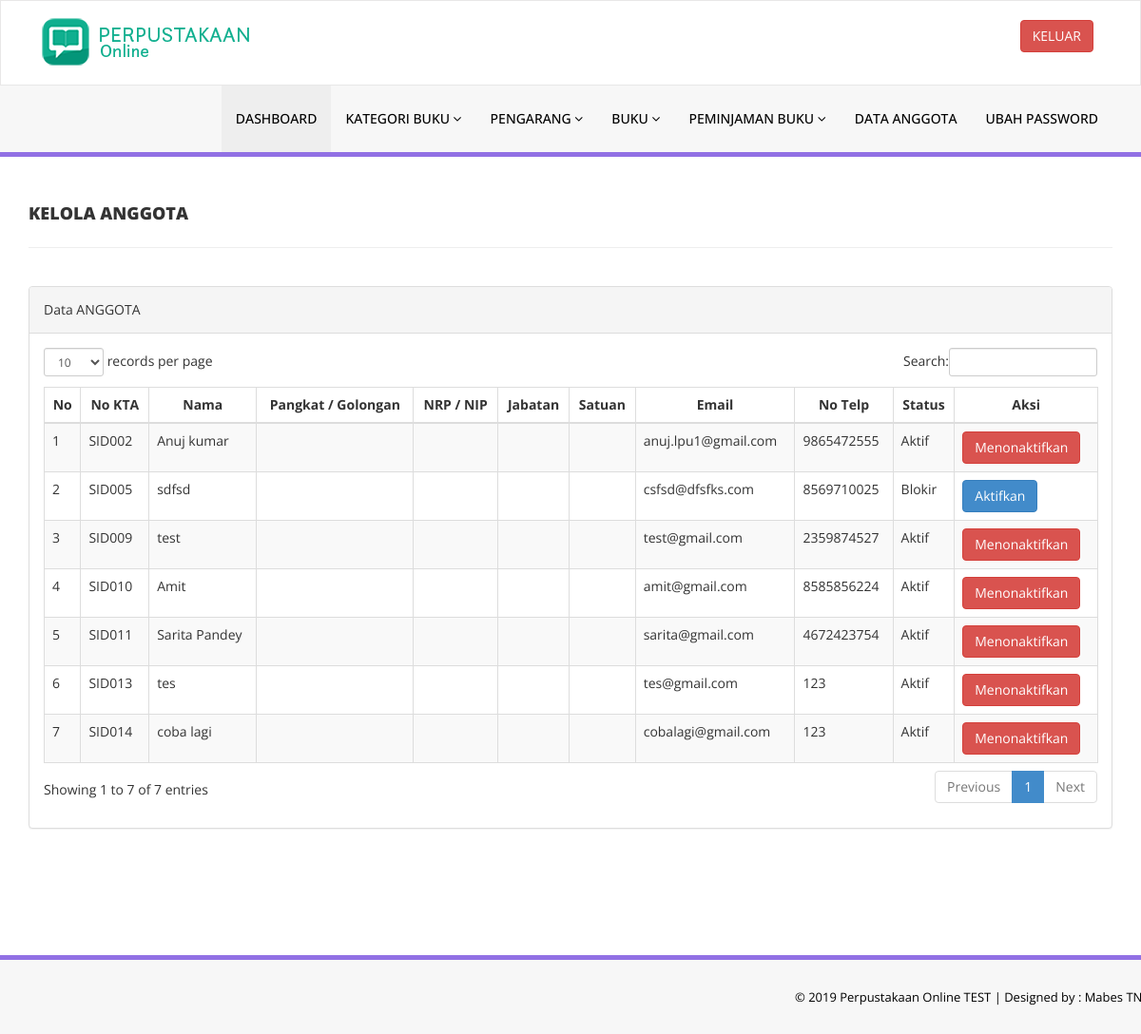
/admin/reg-students.php (signed in), run on an earlier commit of the app's database.
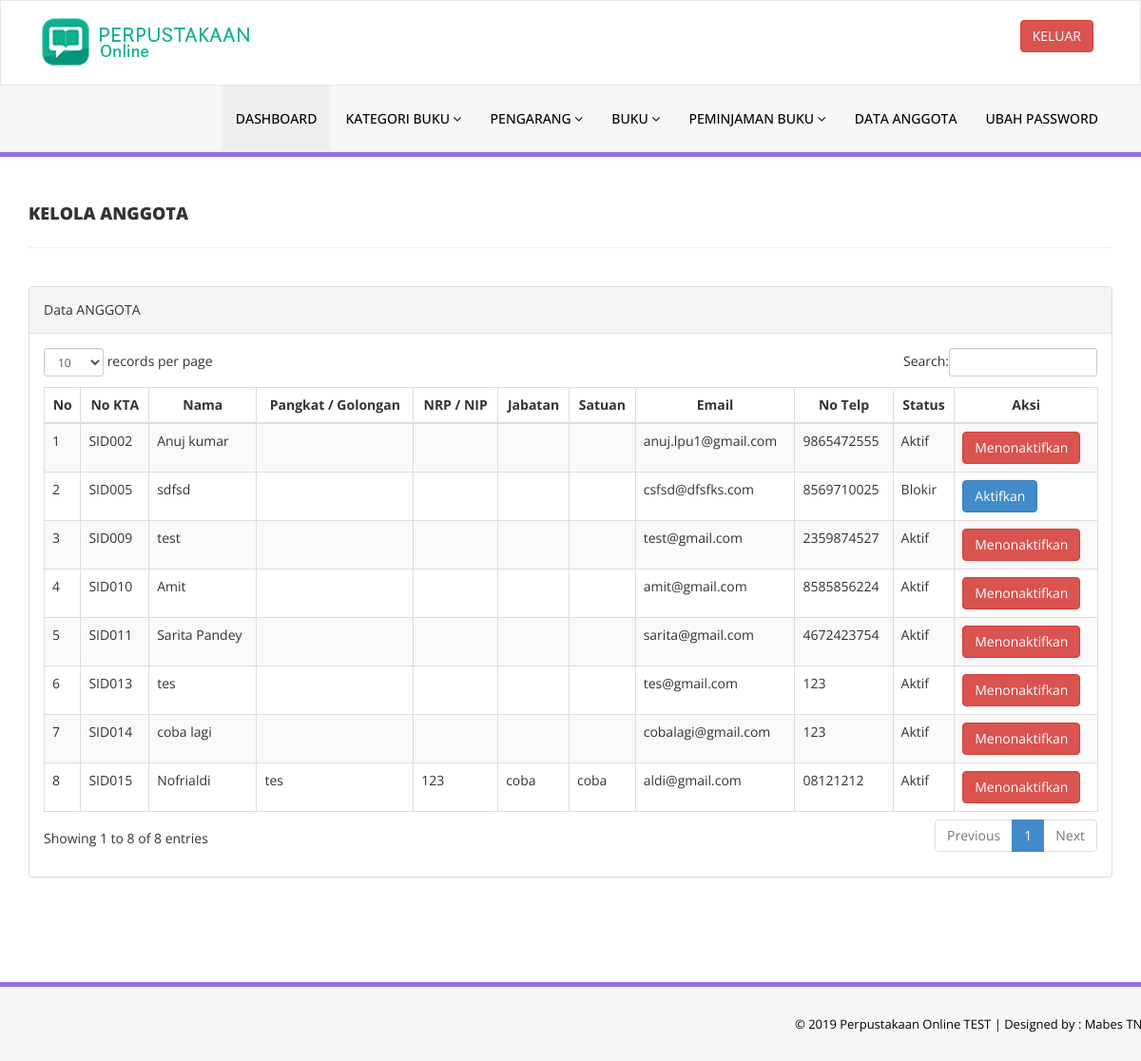
And on a later commit of the database.
### tables this page shows
CREATE TABLE `tblstudents` (
  `id` int(11) NOT NULL,
  `StudentId` varchar(100) DEFAULT NULL,
  `FullName` varchar(120) DEFAULT NULL,
  `EmailId` varchar(120) DEFAULT NULL,
  `MobileNumber` char(11) DEFAULT NULL,
  `Password` varchar(120) DEFAULT NULL,
  `Status` int(1) DEFAULT NULL,
  `RegDate` timestamp NULL DEFAULT CURRENT_TIMESTAMP,
  `UpdationDate` timestamp NULL DEFAULT NULL ON UPDATE CURRENT_TIMESTAMP,
  `Pangkat` varchar(255) DEFAULT NULL,
  `NRP` varchar(255) DEFAULT NULL,
  `Jabatan` varchar(255) DEFAULT NULL,
  `Satuan` varchar(255) DEFAULT NULL
);

### admin/reg-students.php (the view, shortened to what this page needs)
<?php
include('includes/config.php');
if(strlen($_SESSION['alogin'])==0)
    {
header('location:index.php');
}
else{
    ?>
<!DOCTYPE html>
<html xmlns="http://www.w3.org/1999/xhtml">
<head>
    <link href="assets/css/bootstrap.css" rel="stylesheet" />
    <link href="assets/css/font-awesome.css" rel="stylesheet" />
    <link href="assets/js/dataTables/dataTables.bootstrap.css" rel="stylesheet" />
    <link href="assets/css/style.css" rel="stylesheet" />
</head>
<body>
<?php include('includes/header.php');?>
    <div class="content-wrapper">
         <div class="container">
        <div class="row pad-botm">
            <div class="col-md-12">
                <h4 class="header-line">Kelola Anggota</h4>
    </div>
        </div>
            <div class="row">
                <div class="col-md-12">
                    <div class="panel panel-default">
                        <div class="panel-heading">
                          Data ANGGOTA
                        </div>
                        <div class="panel-body">
                            <div class="table-responsive">
                                <table class="table table-striped table-bordered table-hover" id="dataTables-example">
                                    <thead>
                                        <tr>
                                            <th style="text-align: center;">No</th>
                                            <th style="text-align: center;">No KTA</th>
                                            <th style="text-align: center;">Nama</th>
                                            <th style="text-align: center;">Pangkat / Golongan</th>
                                            <th style="text-align: center;">NRP / NIP</th>
                                            <th style="text-align: center;">Jabatan</th>
                                            <th style="text-align: center;">Satuan</th>
                                            <th style="text-align: center;">Email </th>
                                            <th style="text-align: center;">No Telp</th>
                                            <th style="text-align: center;">Status</th>
                                            <th style="text-align: center;">Aksi</th>
                                        </tr>
                                    </thead>
                                    <tbody>
<?php $sql = "SELECT * from tblstudents";
$query = $dbh -> prepare($sql);
$query->execute();
$results=$query->fetchAll(PDO::FETCH_OBJ);
$cnt=1;
if($query->rowCount() > 0)
{
foreach($results as $result)
{               ?>
                                        <tr class="odd gradeX">
                                            <td class="center"><?php echo htmlentities($cnt);?></td>
                                            <td class="center"><?php echo htmlentities($result->StudentId);?></td>
                                            <td class="center"><?php echo htmlentities($result->FullName);?></td>
                                            <td class="center"><?php echo htmlentities($result->Pangkat);?></td>
                                            <td class="center"><?php echo htmlentities($result->NRP);?></td>
                                            <td class="center"><?php echo htmlentities($result->Jabatan);?></td>
                                            <td class="center"><?php echo htmlentities($result->Satuan);?></td>
                                            <td class="center"><?php echo htmlentities($result->EmailId);?></td>
                                            <td class="center"><?php echo htmlentities($result->MobileNumber);?></td>
                                            <td class="center"><?php if($result->Status==1)
                                            {
                                                echo htmlentities("Aktif");
                                            } else {
                                            echo htmlentities("Blokir");
}
                                            ?></td>
                                            <td class="center">
<?php if($result->Status==1)
 {?>
<a href="reg-students.php?inid=<?php echo htmlentities($result->id);?>" onclick="return confirm('Are you sure you want to block this student?');"" >  <button class="btn btn-danger"> Menonaktifkan</button>
<?php } else {?>
                                            <a href="reg-students.php?id=<?php echo htmlentities($result->id);?>" onclick="return confirm('Are you sure you want to active this student?');""><button class="btn btn-primary"> Aktifkan</button>
                                            <?php } ?>
                                            </td>
                                        </tr>
 <?php $cnt=$cnt+1;}} ?>
                                    </tbody>
                                </table>
                            </div>
                        </div>
                    </div>
                </div>
            </div>
    </div>
    </div>
  <?php include('includes/footer.php');?>
</body>
</html>
<?php } ?>

What changed in the data, as far as the page shows it:
added tblstudents: StudentId "SID015", FullName "Nofrialdi", Pangkat "tes", NRP "123", Jabatan "coba", Satuan "coba", EmailId "aldi@gmail.com", MobileNumber "08121212"
Also different on the page:
text written by a page script: "records per page Search: Showing 1 to 7 of 7 entries Previous 1 Next" → "records per page Search: Showing 1 to 8 of 8 entries Previous 1 Next"
